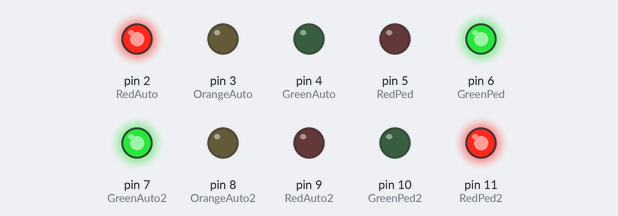
A sketch run on a simulated Arduino Uno, built with avr-gcc and run on an emulated ATmega328P. Shown: output pins drawn as LEDs (lit = HIGH).

Above: at 0.1 s.
At 7.1 s:
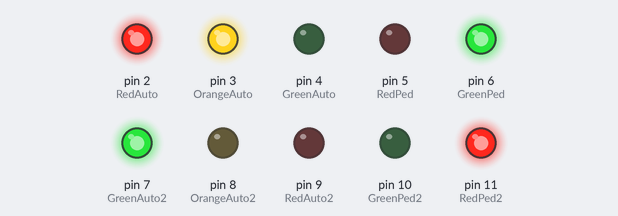
At 8.6 s:
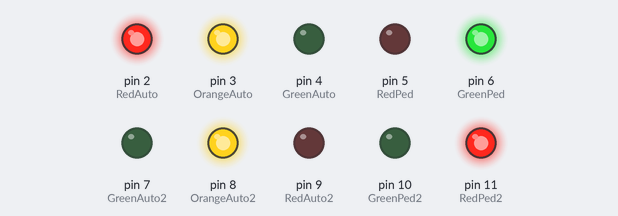
At 18.1 s:
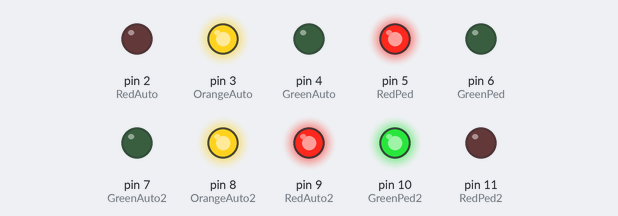
At 33.6 s:
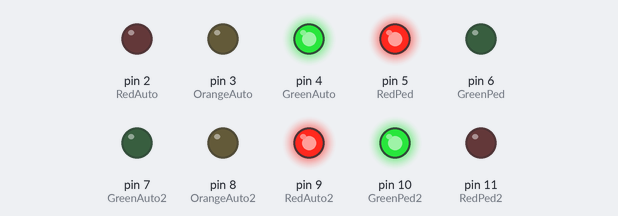
Timing chart, 0 to 40.0 s (numbered marks = the images above):
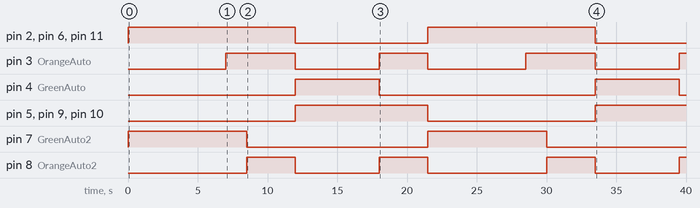

Measured:
- by itself, pin 2 (RedAuto), pin 6 (GreenPed), pin 11 (RedPed2): alternates HIGH for 12.0 s and LOW for 9.5 s
- by itself, pin 3 (OrangeAuto): goes HIGH 5.0 s, LOW 6.0 s, HIGH 3.5 s, LOW 7.0 s, HIGH 5.0 s, LOW 6.0 s, then HIGH
- by itself, pin 4 (GreenAuto): alternates HIGH for 6.0 s and LOW for 15.5 s
- by itself, pin 5 (RedPed), pin 9 (RedAuto2), pin 10 (GreenPed2): LOW → HIGH at 12.0 s, → LOW 9.5 s later, → HIGH 12.0 s later
- by itself, pin 7 (GreenAuto2): alternates HIGH for 8.5 s and LOW for 13.0 s
- by itself, pin 8 (OrangeAuto2): goes HIGH 3.5 s, LOW 6.0 s, HIGH 3.5 s, LOW 8.5 s, HIGH 3.5 s, LOW 6.0 s, then HIGH

The sketch:

Traffic_Light.ino
```cpp
# define RedAuto 2
# define OrangeAuto 3
# define GreenAuto 4
# define RedPed 5
# define GreenPed 6
# define GreenAuto2 7
# define OrangeAuto2 8
# define RedAuto2 9
# define GreenPed2 10
# define RedPed2 11
void setup()
{
  pinMode(RedAuto, OUTPUT);
  pinMode(OrangeAuto, OUTPUT);
  pinMode(GreenAuto, OUTPUT);
  pinMode(RedPed, OUTPUT);
  pinMode(GreenPed, OUTPUT);
  pinMode(RedAuto2, OUTPUT);
  pinMode(OrangeAuto2, OUTPUT);
  pinMode(GreenAuto2, OUTPUT);
  pinMode(RedPed2, OUTPUT);
  pinMode(GreenPed2, OUTPUT);
}

void loop()
{
  digitalWrite(RedAuto, HIGH);
  digitalWrite(GreenPed,HIGH);
  digitalWrite(GreenAuto2,HIGH);
  digitalWrite(RedPed2,HIGH);
  delay(7000);
  digitalWrite(OrangeAuto, HIGH);
  delay(1500);
  digitalWrite(GreenAuto2,LOW);
  digitalWrite(OrangeAuto2,HIGH);
  delay(3500);
  digitalWrite(OrangeAuto2,LOW);
  digitalWrite(RedAuto2,HIGH);
  digitalWrite(RedPed2,LOW);
  digitalWrite(GreenPed2,HIGH);
  digitalWrite(RedAuto, LOW);
  digitalWrite(OrangeAuto, LOW);
  digitalWrite(GreenPed,LOW);
  digitalWrite(GreenAuto, HIGH);
  digitalWrite(RedPed,HIGH);
  delay(6000);
  digitalWrite(OrangeAuto2,HIGH);
  digitalWrite(GreenAuto, LOW);
  digitalWrite(OrangeAuto, HIGH);
  delay(3500);
  digitalWrite(OrangeAuto2,LOW);
  digitalWrite(RedAuto2,LOW);
  digitalWrite(OrangeAuto, LOW);
  digitalWrite(RedPed,LOW);
  digitalWrite(GreenPed2,LOW);


}
```
